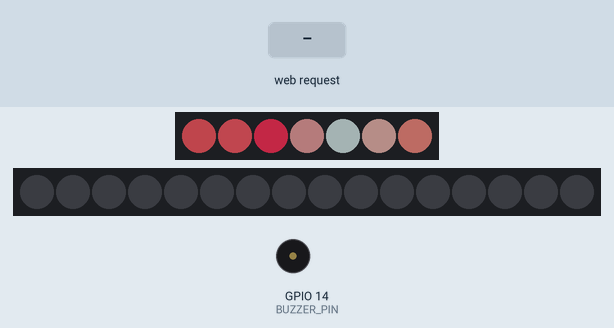
Simulated run of this sketch. Board: ESP8266 (NodeMCU). Shown: 7 RGB LEDs in strip order, left to right, 16 RGB LEDs in strip order, left to right, buzzer (waves = sounding, pin HIGH). The inputs (shaded band) are chosen by the test bench. Dim RGB values are drawn brighter than linear; WiFi joins after 1.5 s; servers stay silent unless stated; uploads are accepted with an empty reply; EEPROM starts erased; what the sketch prints to the serial monitor is not drawn.

Above: at 2.7 s.
2.8 s: HTTP request GET /AvalancheV3 received
At 2.8 s:
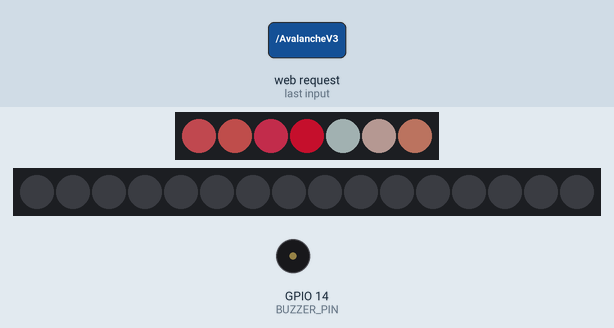
At 10.5 s:
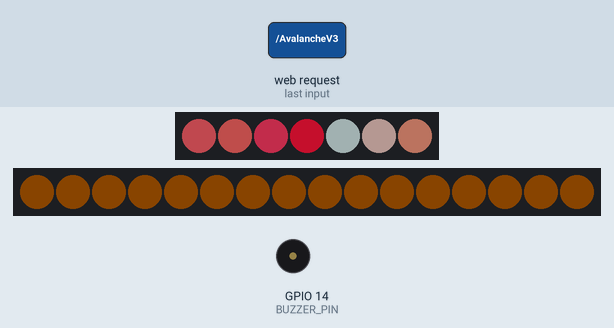
Timing chart, 0 to 19.3 s (numbered marks = the images above; inputs shaded):
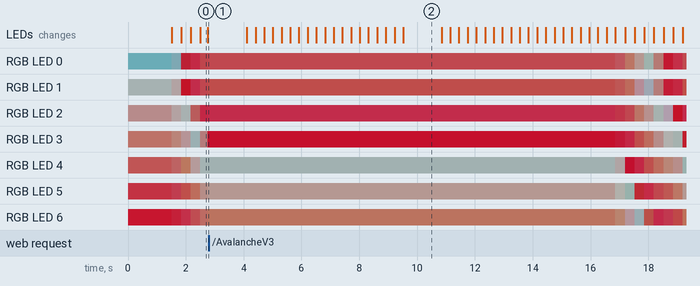

The sketch:

aave_led.ino
```cpp
#include <ESP8266WiFi.h>
#include <WiFiManager.h>
#include <Adafruit_NeoPixel.h>
#include <bitset>
#include <EEPROM.h>
#include <ESP8266HTTPClient.h>
#include <WiFiClientSecureBearSSL.h>

WiFiServer server(80);
WiFiManager manager;

String header;

struct Color {
  uint8 red;
  uint8 green;
  uint8 blue;
};

struct Settings {
  char chain[15];
  char address[42];
};

Settings settings;

String avaxRpc = "https://api.avax.network/ext/bc/C/rpc";
String polygonRpc = "https://polygon-rpc.com/";

String avaxPool = "0x4f01aed16d97e3ab5ab2b501154dc9bb0f1a5a2c";
String polygonPool = "0x8dFf5E27EA6b7AC08EbFdf9eB090F32ee9a30fcf";

String avaxPoolV3 = "0x794a61358D6845594F94dc1DB02A252b5b4814aD";
String polygonPoolV3 = "0x794a61358D6845594F94dc1DB02A252b5b4814aD";

unsigned long previousMillis = -25000;
const long interval = 30000;

static float hf;

void setup() {

  Serial.begin(9600);
  EEPROM.begin(sizeof(Settings));
  EEPROM.get(0, settings);

  setupAaveColors();
  setupIndicatorColors();

  manager.setConnectTimeout(10);
  manager.setConfigPortalTimeout(120);
  manager.autoConnect("ESP_AAVE", "password");

  connectToWifi();
  server.begin();
}

void loop() {
  displayAaveColors();

  WiFiClient client = server.available();
  displayWebPage(client);
  unsigned long currentMillis = millis();
  if (currentMillis - previousMillis >= interval) {
    previousMillis = currentMillis;
    updateHf();
  }
}

void updateHf() {
  connectToWifi(); // if disconnected
  if (strcmp(settings.chain, "AvalancheV3") == 0) {
    hf = getHf(avaxRpc, avaxPoolV3, settings.address);
  } else if (strcmp(settings.chain, "PolygonV3") == 0) {
    hf = getHf(polygonRpc, polygonPoolV3, settings.address);
  } else if (strcmp(settings.chain, "Avalanche") == 0) {
    hf = getHf(avaxRpc, avaxPool, settings.address);
  } else if (strcmp(settings.chain, "Polygon") == 0) {
    hf = getHf(polygonRpc, polygonPool, settings.address);
  }

  indicatorDisplay(hf);
  Serial.println(hf);
  Serial.println(settings.address);
  Serial.println(settings.chain);
}

void connectToWifi() {
  int _try = 0;
  long lastTry = millis();
  long _delay = 10000;
  while (WiFi.status() != WL_CONNECTED) {
    if (millis() - lastTry > _delay) {
      WiFi.reconnect();
      lastTry = millis();
      _try++;
    }
    if(_try > 10) {
      ESP.restart();
    }
    blinkBlue();
  }
}
```

Indicator.ino
```cpp
#define INDICATOR_PIN 13
#define INDICATOR_NUMPIXELS 16
#define BUZZER_PIN 14

Adafruit_NeoPixel indicator(INDICATOR_NUMPIXELS, INDICATOR_PIN, NEO_GRB + NEO_KHZ800);

uint32_t indicatorColor0 = indicator.Color(240, 20, 15);
uint32_t indicatorColor1 = indicator.Color(230, 30, 10);
uint32_t indicatorColor2 = indicator.Color(220, 40, 5);
uint32_t indicatorColor3 = indicator.Color(210, 50, 0);
uint32_t indicatorColor4 = indicator.Color(200, 60, 0);
uint32_t indicatorColor5 = indicator.Color(190, 70, 0);
uint32_t indicatorColor6 = indicator.Color(180, 80, 0);
uint32_t indicatorColor7 = indicator.Color(170, 90, 0);
uint32_t indicatorColor8 = indicator.Color(160, 100, 0);
uint32_t indicatorColor9 = indicator.Color(150, 110, 0);
uint32_t indicatorColor10 = indicator.Color(140, 120, 0);
uint32_t indicatorColor11 = indicator.Color(130, 130, 0);
uint32_t indicatorColor12 = indicator.Color(120, 140, 0);
uint32_t indicatorColor13 = indicator.Color(110, 150, 5);
uint32_t indicatorColor14 = indicator.Color(100, 160, 10);
uint32_t indicatorColor15 = indicator.Color(90, 170, 15);
uint32_t indicatorColorX = indicator.Color(0, 0, 0);

uint32_t indicator_colors[16] = {
  indicatorColor0, indicatorColor1, indicatorColor2, indicatorColor3,
  indicatorColor4, indicatorColor5, indicatorColor6, indicatorColor7,
  indicatorColor8, indicatorColor9, indicatorColor10, indicatorColor11,
  indicatorColor12, indicatorColor13, indicatorColor14, indicatorColor15
};

void setupIndicatorColors() {
  indicator.begin();
  indicator.clear();
  indicator.setBrightness(15);
  pinMode(BUZZER_PIN, OUTPUT);
}

void indicatorDisplay(float hf) {

  int pixels = (hf - 1.4) / 0.1;

  if (hf == 0.0) {
    blinkOrange();
    return;
  }

  if (hf > 5) {
    setAllPixels(indicatorColor15);
    return;
  }

  if (pixels < 0) {
    blinkRed();
    return;
  }

  int firstBlack = 0;
  while (indicator.getPixelColor(firstBlack) != 0) {
    firstBlack++;
  }

  if (pixels > INDICATOR_NUMPIXELS - 1) {
    pixels = INDICATOR_NUMPIXELS - 1;
  }

  Serial.println(pixels);
  Serial.println(firstBlack);

  if (firstBlack - 1 <= pixels) {
    for (int i = 0; i <= pixels; i++) {
      indicator.setPixelColor(i, indicator_colors[i]);
      indicator.show();
      delay(200);
    }
  } else {
    for (int i = firstBlack; i > pixels; i--) {
      indicator.setPixelColor(i, indicatorColorX);
      indicator.show();
      delay(200);
    }
  }
}

void blinkOrange() {
  for (int i = 0; i < 10; i++) {
    setAllPixels(indicatorColorX);
    delay(300);
    setAllPixels(indicatorColor7);
    delay(300);
  }
}

void blinkRed() {
  for (int i = 0; i < 10; i++) {
    tone(BUZZER_PIN, 1000);
    setAllPixels(indicatorColor0);
    delay(300);
    noTone(BUZZER_PIN);
    setAllPixels(indicatorColorX);
    delay(300);
    setAllPixels(indicatorColor0);
  }
}

void blinkBlue() {
  setBlue();
  delay(250);
  setBlank();
  delay(250);
}

void setAllPixels(int color) {
  for (int i = 0; i < INDICATOR_NUMPIXELS; i++) {
    indicator.setPixelColor(i, color);
  }
  indicator.show();
}

void setBlue() {
  setAllPixels(indicator.Color(40, 90, 150));
}

void setBlank() {
  setAllPixels(indicatorColorX);
}
```

data_retriever.ino
```cpp
float getHf(String rpc, String pool, String address) {
  if (WiFi.status() == WL_CONNECTED) {
    std::unique_ptr<BearSSL::WiFiClientSecure>client(new BearSSL::WiFiClientSecure);
    client->setInsecure();

    HTTPClient https;
    https.begin(*client, rpc);
    https.setTimeout(5000);
    https.addHeader("Content-Type", "application/json");
    String payload = "{\"method\":\"eth_call\",\"params\":[{\"to\":\"POOL\",\"data\":\"0xbf92857c000000000000000000000000ADDRESS\"},\"latest\"],\"id\":42,\"jsonrpc\":\"2.0\"}";
    payload.replace("POOL", pool);
    payload.replace("ADDRESS", address);
    float result = 0.0;
    int attempt = 0;

    while (attempt < 5 && result == 0.0) {
      int httpResponseCode = https.POST(payload);
      if (httpResponseCode == 200) {
        String response = https.getString();
        String hexNumber = response.substring(response.length() - 20, response.length() - 2);

        String truncated = hexNumber.substring(0, hexNumber.length() - 10); // truncated by 16^10
        float f = 0.0000010995;
        result = strtoul(truncated.c_str(), 0, 16) * f;
      }
      else {
        Serial.println("Error code: ");
        Serial.println(httpResponseCode);
        delay(10000);
      }
      attempt++;
    }
    https.end();
    return result;
  }
}
```

eeprom.ino
```cpp
void updateChain(char* chain) {
  for (int i = 0; i < sizeof(settings.chain); i++) {
    settings.chain[i] = chain[i];
  }
  EEPROM.put(0, settings);
  EEPROM.commit();
}

void updateAddress(char* address) {
  for (int i = 0; i < sizeof(settings.address); i++) {
    settings.address[i] = address[i];
  }
  EEPROM.put(0, settings);
  EEPROM.commit();
}
```

logo_animation.ino
```cpp
#define AAVE_PIN 4
#define AAVE_NUMPIXELS 7
#define DELAYVAL 35

Adafruit_NeoPixel pixels(AAVE_NUMPIXELS, AAVE_PIN, NEO_GRB + NEO_KHZ800);

uint32_t color0 = pixels.Color(100, 160, 170);
uint32_t color1 = pixels.Color(140, 150, 150);
uint32_t color2 = pixels.Color(170, 130, 130);
uint32_t color3 = pixels.Color(200, 120, 110);
uint32_t color4 = pixels.Color(215, 95, 95);
uint32_t color5 = pixels.Color(230, 60, 80);
uint32_t color6 = pixels.Color(250, 30, 60);

uint32_t colors[7] = {color0, color1, color2, color3, color4, color5, color6};
bool setColor[7] = {false, false, false, false, false, false, false};

void setupAaveColors() {
  pixels.begin();
  pixels.setBrightness(100);
  pixels.setPixelColor(0, colors[0]);
  pixels.setPixelColor(1, colors[1]);
  pixels.setPixelColor(2, colors[2]);
  pixels.setPixelColor(3, colors[3]);
  pixels.setPixelColor(4, colors[4]);
  pixels.setPixelColor(5, colors[5]);
  pixels.setPixelColor(6, colors[6]);
  pixels.show();

  changeDestinationColors();
}

void displayAaveColors() {
  bool allSet = true;

  for (int i = 0; i < AAVE_NUMPIXELS; i++) {
    Color destColor = binToRGB(colors[i]);
    setColor[i] = changeColors(i, destColor);
    if (!setColor[i]) {
      allSet = false;
    }
  }

  delay(DELAYVAL);

  if (allSet) {
    changeDestinationColors();
    for (int i = 0; i < sizeof(setColor); i++) {
      setColor[i] = false;
    }
  }
}

std::bitset<8> splitArray(std::bitset<32> binary, int first, int last) {
  std::bitset<8> newBitset;
  for (int n = first; n < last; n++) {
    newBitset[n - first] = binary[n];
  }
  return newBitset;
}

Color binToRGB(uint32_t color) {
  std::bitset<32> binary = std::bitset<32>(color);

  std::bitset<8> redBin = splitArray(binary, 16, 24);
  std::bitset<8> greenBin = splitArray(binary, 8, 16);
  std::bitset<8> blueBin = splitArray(binary, 0, 8);

  uint8 red = (int)redBin.to_ulong();
  uint8 green = (int)greenBin.to_ulong();
  uint8 blue = (int)blueBin.to_ulong();
  Color c = {red, green, blue};
  return c;
}

bool changeColors(int pixelNo, Color dest) {

  Color current = binToRGB(pixels.getPixelColor(pixelNo));
  uint8 divider = 16;
  uint8 red = findNextColor(current.red, dest.red, divider);
  uint8 green = findNextColor(current.green, dest.green, divider);
  uint8 blue = findNextColor(current.blue, dest.blue, divider);

  pixels.setPixelColor(pixelNo, pixels.Color(red, green, blue));
  pixels.show();

  bool result = red / divider == dest.red / divider && green / divider == dest.green / divider && blue / divider == dest.blue / divider;
  return result;
}

uint8 findNextColor(uint8 curr, uint8 dest, uint8 divider) {
  if (dest / divider - curr / divider > 0) {
    return curr + 12;
  } else if (dest / divider - curr / divider < 0) {
    return curr - 12;
  } else {
    return curr;
  }
}

void changeDestinationColors() {
  colors[0] = colors[6];
  colors[6] = colors[5];
  colors[5] = colors[4];
  colors[4] = colors[3];
  colors[3] = colors[2];
  colors[2] = colors[1];
  colors[1] = colors[0];
}
```

web_page.ino
```cpp
void displayWebPage(WiFiClient client) {
  if (client) { // If a new client connects,
    String currentLine = ""; // make a String to hold incoming data from the client
    while (client.connected()) { // loop while the client's connected
      if (client.available()) { // if there's bytes to read from the client,
        char c = client.read(); // read a byte, then
        Serial.write(c); // print it out the serial monitor
        header += c;
        if (c == '\n') { // if the byte is a newline character
          // if the current line is blank, you got two newline characters in a row.
          // that's the end of the client HTTP request, so send a response:
          if (currentLine.length() == 0) {
            // HTTP headers always start with a response code (e.g. HTTP/1.1 200 OK)
            // and a content-type so the client knows what's coming, then a blank line:
            client.println("HTTP/1.1 200 OK");
            client.println("Content-type:text/html");
            client.println("Connection: close");
            client.println();
            // turns the GPIOs on and off
            if (header.indexOf("GET /AvalancheV3") >= 0) {
              updateChain("AvalancheV3");
              updateHf();
            } else if (header.indexOf("GET /PolygonV3") >= 0) {
              updateChain("PolygonV3");
              updateHf();
            } else if (header.indexOf("GET /Avalanche") >= 0) {
              updateChain("Avalanche");
              updateHf();
            } else if (header.indexOf("GET /Polygon") >= 0) {
              updateChain("Polygon");
              updateHf();
            } else if (header.indexOf("GET /?address=") >= 0 && header.indexOf("0x") >= 0) {
              int firstIndex = header.indexOf("=") + 1;
              String address = header.substring(firstIndex);
              int lastIndex = address.indexOf(" ");
              char tmpa[42];
              address.substring(2, lastIndex).toCharArray(tmpa, 42);
              updateAddress(tmpa);
              updateHf();
            }

            // Display the HTML web page
            client.println("<!DOCTYPE html><html>");
            client.println("<head><meta name=\"viewport\" content=\"width=device-width, initial-scale=1\">");
            client.println("<link rel=\"icon\" href=\"data:,\">");
            // CSS to style the on/off buttons
            // Feel free to change the background-color and font-size attributes to fit your preferences
            client.println("<style>html { font-family: Helvetica; display: inline-block; margin: 0px auto; text-align: center;}");
            // drop down styling
            client.println(".dropbtn {background-color: #04AA6D; min-width: 400px; color: white; padding: 16px; font-size: 20px; border: none; }");
            client.println(".dropdown { position: relative; display: inline-block; }");
            client.println(".dropdown-content { display: none; position: absolute; background-color: #f1f1f1; min-width: 400px; box-shadow: 0px 8px 16px 0px rgba(0,0,0,0.2); z-index: 1; }");
            client.println(".dropdown-content a { color: black; padding: 12px 16px; text-decoration: none; display: block; }");
            client.println(".dropdown-content a:hover {background-color: #ddd;}");
            client.println(".dropdown:hover .dropdown-content {display: block;}");
            client.println(".dropdown:hover .dropbtn {background-color: #3e8e41;}");
            // input text styling
            client.println("input[type=text] {   width: 400px;   padding: 12px 20px;   margin: 8px 0;   box-sizing: border-box;   border: 2px solid black;   border-radius: 4px; }");
            // button styling
            client.println(".button { background-color: #195B6A; width: 400px; border: none; color: white; padding: 16px 40px;");
            client.println("text-decoration: none; font-size: 22px; margin: 2px; cursor: pointer;}");
            client.println("</style></head>");

            // Web Page Heading
            client.println("<body><h1>AAVE indicator</h1>");
            String healthFactor = (hf < 4722) ? String(hf) : "&infin;";
            client.println("<h2>Health factor: " + healthFactor + "</h2>");
            // drop down menu
            client.println("<div class=\"dropdown\"> <button class=\"dropbtn\">" + String(settings.chain) + "</button> <div class=\"dropdown-content\">");
            client.println("<a href=\"Avalanche\">Avalanche</a> <a href=\"Polygon\">Polygon</a> <a href=\"AvalancheV3\">AvalancheV3</a> <a href=\"PolygonV3\">PolygonV3</a></div> </div>");
            // input and submit form
            client.println("<form action=\"/\" id=\"addressForm\"> <input type=\"text\" name=\"address\" placeholder=0x" + String(settings.address) + ">");
            client.println("<p><input type=\"submit\" class=\"button\" value=\"Submit\"> </p> </form>");
            // script to enter address
            client.println("<script> $(\"#addressForm\").submit(function(event) { event.preventDefault();");
            client.println("var $form = $(this), term = $form.find(\"input[name='address']\").val(), url = $form.attr(\"action\"); var posting = $.post(url, {address: term}); }); </script>");
            client.println("</body></html>");
            // The HTTP response ends with another blank line
            client.println();
            // Break out of the while loop
            break;
          } else { // if you got a newline, then clear currentLine
            currentLine = "";
          }
        } else if (c != '\r') { // if you got anything else but a carriage return character,
          currentLine += c; // add it to the end of the currentLine
        }
      }
    }

    // Clear the header variable
    header = "";
    // Close the connection
    client.stop();
    Serial.println("Client disconnected.");
    Serial.println("");
  }
}
```
